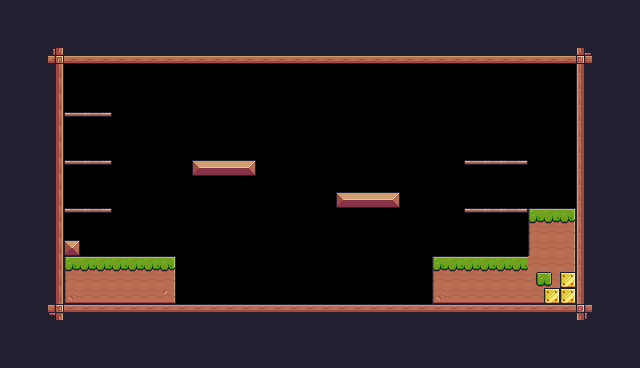

Tiled map render using the project's own tile images. Description and the whole map definition, tile-layer contents included, below:
An orthogonal 40x23 tile map with 16x16 px tiles, 1 tile layer (Background) and 32 objects (11x Fruits, 5x StaticPlatform, 2x Saw, Player, Fruit, ...).

<map version="1.10" tiledversion="1.11.1" orientation="orthogonal" renderorder="right-down" width="40" height="23" tilewidth="16" tileheight="16" infinite="0" nextlayerid="4" nextobjectid="77">
 <tileset firstgid="1" source="PixelAdventure.tsx" />
 <layer id="1" name="Background" width="40" height="23">
  <properties>
   <property name="BackgroundColor" value="Blue" />
  </properties>
  <data encoding="csv">
112,112,112,112,112,112,112,112,112,112,112,112,112,112,112,112,112,112,112,112,112,112,112,112,112,112,112,112,112,112,112,112,112,112,112,112,112,112,112,112,
112,112,112,112,112,112,112,112,112,112,112,112,112,112,112,112,112,112,112,112,112,112,112,112,112,112,112,112,112,112,112,112,112,112,112,112,112,112,112,112,
112,112,112,112,112,112,112,112,112,112,112,112,112,112,112,112,112,112,112,112,112,112,112,112,112,112,112,112,112,112,112,112,112,112,112,112,112,112,112,112,
112,112,112,135,134,134,134,134,134,134,134,134,134,134,134,134,134,134,134,134,134,134,134,134,134,134,134,134,134,134,134,134,134,134,134,134,133,112,112,112,
112,112,112,113,71,71,71,71,71,71,71,71,71,71,71,71,71,71,71,71,71,71,71,71,71,71,71,71,71,71,71,71,71,71,71,71,111,112,112,112,
112,112,112,113,71,71,71,71,71,71,71,71,71,71,71,71,71,71,71,71,71,71,71,71,71,71,71,71,71,71,71,71,71,71,71,71,111,112,112,112,
112,112,112,113,71,71,71,71,71,71,71,71,71,71,0,0,0,0,71,71,71,71,71,71,71,71,71,0,0,71,71,71,71,71,71,71,111,112,112,112,
112,112,112,113,40,41,42,0,71,0,0,0,0,71,71,71,71,71,71,71,71,71,71,71,0,0,0,0,71,71,71,71,71,71,71,71,111,112,112,112,
112,112,112,113,71,71,71,71,71,71,71,71,71,71,71,71,71,71,71,71,71,71,71,71,71,71,71,71,71,71,71,71,71,71,71,71,111,112,112,112,
112,112,112,113,71,71,0,0,0,0,0,0,0,0,0,0,0,0,0,0,0,0,0,0,0,0,0,0,0,0,0,0,0,71,71,71,111,112,112,112,
112,112,112,113,40,41,42,0,0,0,0,0,13,14,14,15,0,0,0,0,0,0,0,0,0,0,0,0,0,40,41,41,42,71,71,71,111,112,112,112,
112,112,112,113,71,71,0,0,0,0,0,0,0,0,0,0,0,0,0,0,0,0,0,0,0,0,0,0,0,0,0,0,0,0,71,71,111,112,112,112,
112,112,112,113,71,71,0,0,0,0,0,0,0,0,0,0,0,0,0,0,0,13,14,14,15,0,0,0,0,0,0,0,0,0,71,71,111,112,112,112,
112,112,112,113,40,41,42,0,0,0,0,0,0,0,0,0,0,0,0,0,0,0,0,0,0,0,0,0,0,40,41,41,42,7,8,9,111,112,112,112,
112,112,112,113,71,71,0,0,0,0,0,0,0,0,0,0,0,0,0,0,0,0,0,0,0,0,0,0,0,0,0,0,0,29,30,31,111,112,112,112,
112,112,112,113,35,71,0,0,0,0,0,0,0,0,0,0,0,0,0,0,0,0,0,0,0,0,0,0,0,0,0,0,0,29,30,31,111,112,112,112,
112,112,112,113,7,8,8,8,8,8,9,0,0,0,0,0,0,0,0,0,0,0,0,0,0,0,0,7,8,8,8,8,8,30,30,31,111,112,112,112,
112,112,112,113,29,30,30,30,30,30,31,71,71,71,71,71,71,71,0,0,0,0,71,71,71,71,71,29,30,30,30,30,30,32,33,216,111,112,112,112,
112,112,112,113,51,52,52,52,52,52,53,71,71,71,71,71,71,71,0,0,0,71,71,71,71,71,71,51,52,52,52,52,52,52,216,216,111,112,112,112,
112,112,112,91,90,90,90,90,90,90,90,90,90,90,90,90,90,90,90,90,90,90,90,90,90,90,90,90,90,90,90,90,90,90,90,90,89,112,112,112,
112,112,112,112,112,112,112,112,112,112,112,112,112,112,112,112,112,112,112,112,112,112,112,112,112,112,112,112,112,112,112,112,112,112,112,112,112,112,112,112,
112,112,112,112,112,112,112,112,112,112,112,112,112,112,112,112,112,112,112,112,112,112,112,112,112,112,112,112,112,112,112,112,112,112,112,112,112,112,112,112,
112,112,112,112,112,112,112,112,112,112,112,112,112,112,112,112,112,112,112,112,112,112,112,112,112,112,112,112,112,112,112,112,112,112,112,112,112,112,112,112
</data>
 </layer>
 <objectgroup id="2" name="SpawnPoints">
  <object id="4" name="Player" type="Player" x="128" y="224" width="32" height="32" />
  <object id="41" name="Bananas" type="Fruits" x="80" y="80" width="32" height="32" />
  <object id="42" name="Apple" type="Fruits" x="80" y="128" width="32" height="32" />
  <object id="46" name="Cherries" type="Fruit" x="208" y="96" width="32" height="32" />
  <object id="47" name="Kiwi" type="Fruits" x="336" y="160" width="32" height="32" />
  <object id="50" name="Cherries" type="Fruits" x="208" y="96" width="32" height="32" />
  <object id="51" name="Cherries" type="Fruits" x="192" y="128" width="32" height="32" />
  <object id="52" name="Cherries" type="Fruits" x="224" y="128" width="32" height="32" />
  <object id="53" name="Kiwi" type="Fruits" x="352" y="128" width="32" height="32" />
  <object id="54" name="Kiwi" type="Fruits" x="368" y="160" width="32" height="32" />
  <object id="55" name="Melon" type="Fruits" x="480" y="128" width="32" height="32" />
  <object id="58" name="Melon" type="Fruits" x="480" y="176" width="32" height="32" />
  <object id="59" name="Cherries" type="Fruits" x="80" y="176" width="32" height="32" />
  <object id="69" type="Checkpoint" x="512" y="144" width="64" height="64" />
  <object id="71" name="Chicken" type="Chicken" x="336" y="272" width="32" height="32">
   <properties>
    <property name="offNeg" type="float" value="11" />
    <property name="offPos" type="float" value="5" />
   </properties>
  </object>
  <object id="74" name="Saw" type="Saw" x="288" y="288" width="32" height="32">
   <properties>
    <property name="horizontalOffNeg" type="float" value="7" />
    <property name="horizontalOffPos" type="float" value="7" />
    <property name="initialMovement" value="movingRight" />
    <property name="isClockWise" type="bool" value="true" />
    <property name="verticalOffNeg" type="float" value="0" />
    <property name="verticalOffPos" type="float" value="0" />
   </properties>
  </object>
  <object id="76" name="Saw" type="Saw" x="288" y="128" width="32" height="32">
   <properties>
    <property name="horizontalOffNeg" type="float" value="0" />
    <property name="horizontalOffPos" type="float" value="0" />
    <property name="initialMovement" value="movingUp" />
    <property name="isClockWise" type="bool" value="true" />
    <property name="verticalOffNeg" type="float" value="3" />
    <property name="verticalOffPos" type="float" value="4" />
   </properties>
  </object>
 </objectgroup>
 <objectgroup id="3" name="Collisions">
  <object id="13" x="48" y="48" width="16" height="256" />
  <object id="15" x="64" y="48" width="528" height="16" />
  <object id="20" x="576" y="64" width="16" height="256" />
  <object id="21" x="48" y="304" width="528" height="16" />
  <object id="22" x="64" y="240" width="16" height="16" />
  <object id="23" x="64" y="256" width="112" height="48" />
  <object id="33" type="StaticPlatform" x="64" y="112" width="48" height="16" />
  <object id="34" type="StaticPlatform" x="64" y="160" width="48" height="16" />
  <object id="35" type="StaticPlatform" x="64" y="208" width="48" height="16" />
  <object id="36" x="192" y="160" width="64" height="16" />
  <object id="37" x="336" y="192" width="64" height="16" />
  <object id="38" type="StaticPlatform" x="464" y="160" width="64" height="16" />
  <object id="39" type="StaticPlatform" x="464" y="208" width="64" height="16" />
  <object id="65" x="432" y="256" width="96" height="48" />
  <object id="66" x="528" y="208" width="48" height="96" />
 </objectgroup>
</map>
